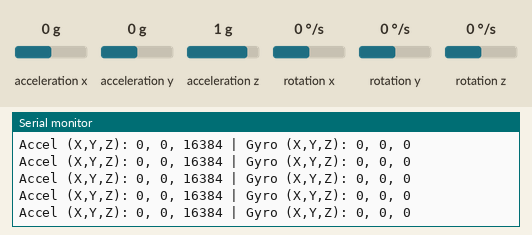
The sketch below on a simulated Arduino Uno, built with avr-gcc and run on an emulated ATmega328P. Shown: the last lines printed to the serial monitor. Wiring (inferred from the names in the program): MPU-6050 motion sensor at I2C address 0x68. The test bench sets the inputs (shaded band); at power-on: acceleration x 0 g, acceleration y 0 g, rotation x 0 °/s, acceleration z 1 g, rotation y 0 °/s, rotation z 0 °/s.

Above: at 1.2 s.
1.3 s: acceleration x set to -1.4 g
At 1.59 s:
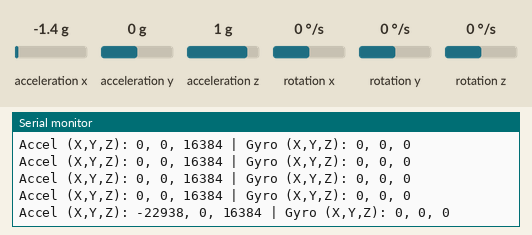
4.3 s: acceleration y set to -1.4 g
At 4.43 s:
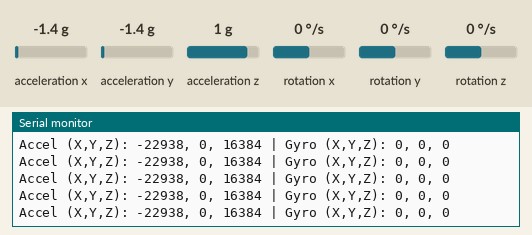
5.8 s: rotation x set to -192 °/s
At 5.85 s:
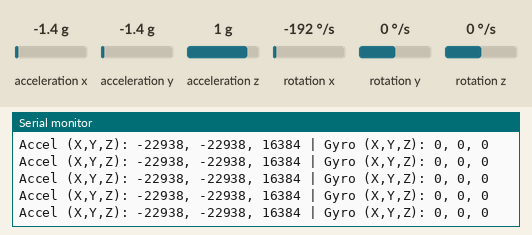
8.8 s: acceleration z set to 0 g
At 8.91 s:
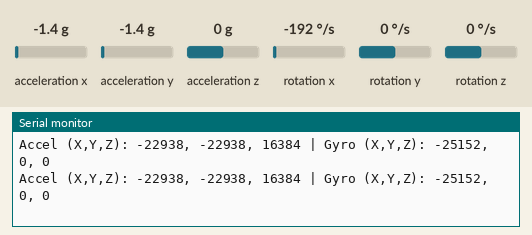
11.8 s: rotation y set to -192 °/s
At 11.95 s:
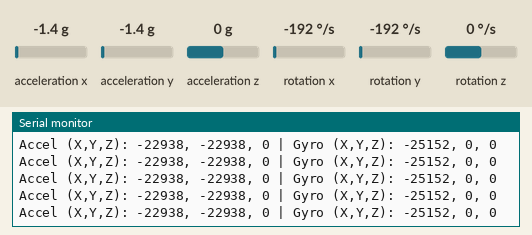
13.3 s: acceleration x set to 0 g
At 13.39 s:
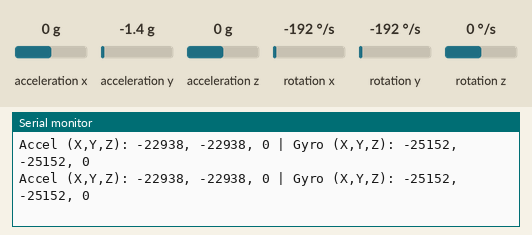

Measured:
- after the input at 1.3 s, the serial monitor: prints a new line after 0.13 s (image 1)

The sketch:

mpu6050_reader.ino
```cpp
#include <Wire.h>

// MPU6050 Registers
const int MPU_ADDR = 0x68;

int16_t ax, ay, az;
int16_t gx, gy, gz;

void setup() {
  Wire.begin();
  Serial.begin(9600);

  // Wake up MPU6050 (write 0 to power management register)
  Wire.beginTransmission(MPU_ADDR);
  Wire.write(0x6B);  // PWR_MGMT_1
  Wire.write(0);
  Wire.endTransmission(true);

  Serial.println("📡 MPU6050 Initialized");
}

void loop() {
  // Request 14 bytes from MPU6050
  Wire.beginTransmission(MPU_ADDR);
  Wire.write(0x3B);  // Starting register for Accel values
  Wire.endTransmission(false);
  Wire.requestFrom(MPU_ADDR, 14, true);

  // Read Accelerometer values
  ax = Wire.read() << 8 | Wire.read();
  ay = Wire.read() << 8 | Wire.read();
  az = Wire.read() << 8 | Wire.read();

  // Skip temperature bytes
  Wire.read(); Wire.read();

  // Read Gyroscope values
  gx = Wire.read() << 8 | Wire.read();
  gy = Wire.read() << 8 | Wire.read();
  gz = Wire.read() << 8 | Wire.read();

  // Output to Serial
  Serial.print("Accel (X,Y,Z): ");
  Serial.print(ax); Serial.print(", ");
  Serial.print(ay); Serial.print(", ");
  Serial.print(az); Serial.print(" | ");

  Serial.print("Gyro (X,Y,Z): ");
  Serial.print(gx); Serial.print(", ");
  Serial.print(gy); Serial.print(", ");
  Serial.println(gz);

  delay(200);  // Adjust refresh rate as needed
}
```
